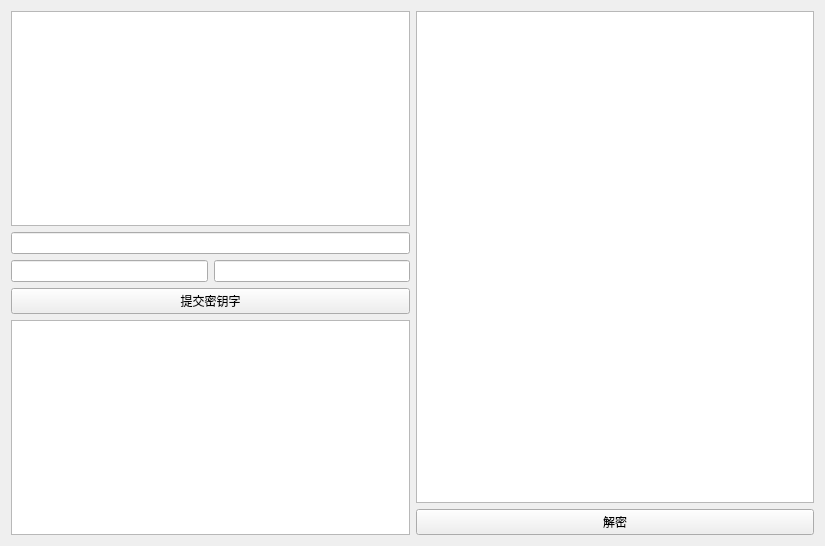
<?xml version="1.0" encoding="UTF-8"?>
<ui version="4.0">
 <class>Form</class>
 <widget class="QWidget" name="Form">
  <property name="geometry">
   <rect>
    <x>0</x>
    <y>0</y>
    <width>825</width>
    <height>546</height>
   </rect>
  </property>
  <property name="windowTitle">
   <string>Form</string>
  </property>
  <layout class="QHBoxLayout" name="horizontalLayout_3">
   <item>
    <layout class="QVBoxLayout" name="verticalLayout">
     <item>
      <widget class="QTextEdit" name="ciphertext"/>
     </item>
     <item>
      <widget class="QLineEdit" name="mapping_table"/>
     </item>
     <item>
      <layout class="QHBoxLayout" name="horizontalLayout_2">
       <item>
        <widget class="QLineEdit" name="pre_image"/>
       </item>
       <item>
        <widget class="QLineEdit" name="image"/>
       </item>
      </layout>
     </item>
     <item>
      <layout class="QHBoxLayout" name="horizontalLayout">
       <item>
        <widget class="QPushButton" name="submit_key">
         <property name="text">
          <string>提交密钥字</string>
         </property>
        </widget>
       </item>
      </layout>
     </item>
     <item>
      <widget class="QTextEdit" name="plaintext"/>
     </item>
    </layout>
   </item>
   <item>
    <layout class="QVBoxLayout" name="verticalLayout_2">
     <item>
      <widget class="QTextEdit" name="suggestions"/>
     </item>
     <item>
      <widget class="QPushButton" name="decode_button">
       <property name="text">
        <string>解密</string>
       </property>
      </widget>
     </item>
    </layout>
   </item>
  </layout>
 </widget>
 <resources/>
 <connections/>
</ui>
